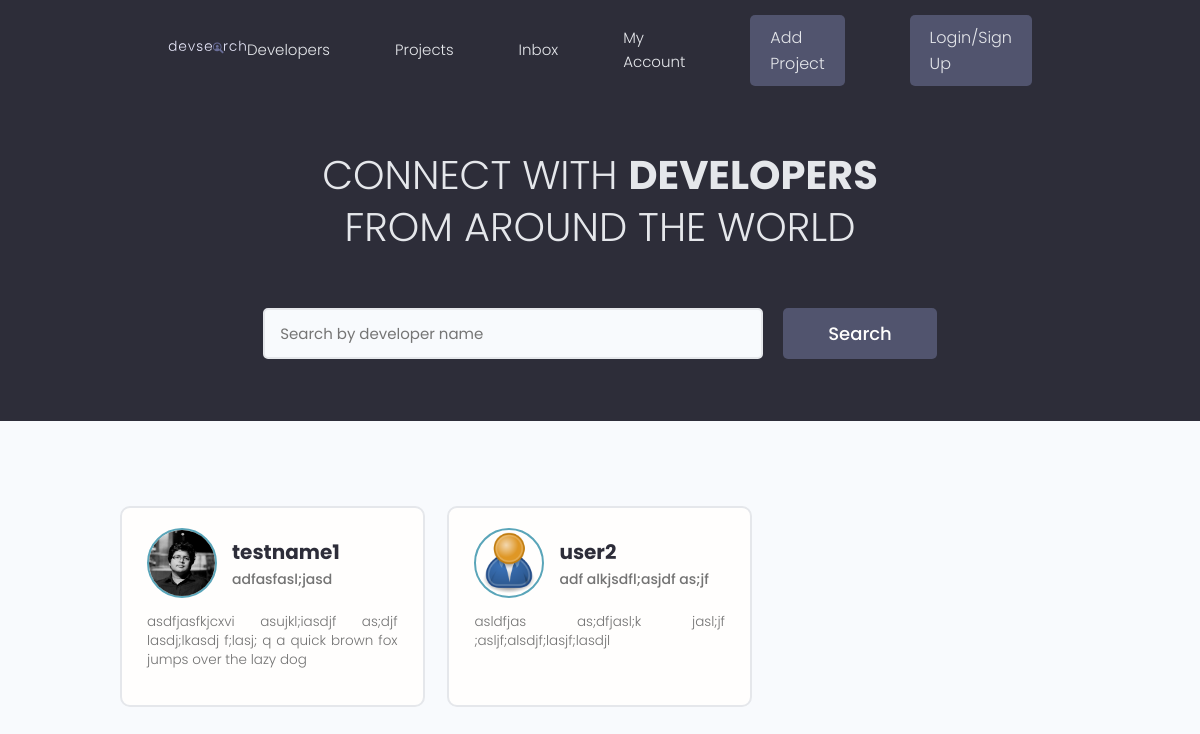
/, run on an earlier commit of the app's database.
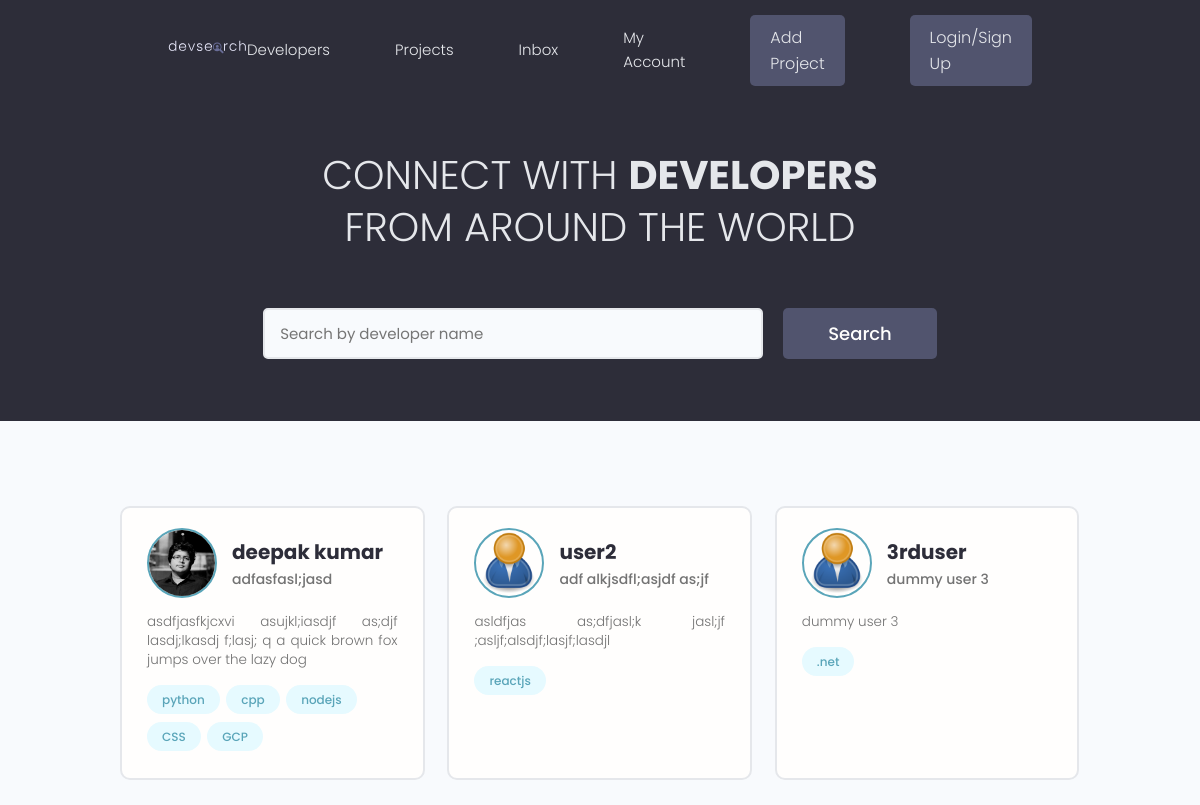
And on a later commit of the database.
### users/models.py (models this page shows, shortened)
class Profile(models.Model):
    user = models.OneToOneField(User, on_delete=models.CASCADE,null=True, blank=True)
    name = models.CharField(max_length=200, blank=True, null=True)
    email = models.EmailField(max_length=500, blank=True, null=True)
    username = models.CharField(max_length=200, blank=True, null=True)
    location = models.CharField(max_length=200, blank=True, null=True)
    short_intro = models.CharField(max_length=200, blank=True, null=True)
    bio = models.TextField(blank=True, null=True)
    profile_image = models.ImageField(null=True, blank=True, upload_to='profiles/', default="profiles/user-default.png")
    social_github = models.CharField(max_length=200, blank=True, null=True)
    social_twitter = models.CharField(max_length=200, blank=True, null=True)
    social_linkedin = models.CharField(max_length=200, blank=True, null=True)
    social_youtube = models.CharField(max_length=200, blank=True, null=True)
    social_website = models.CharField(max_length=200, blank=True, null=True)
    created = models.DateTimeField(auto_now_add=True)
    id = models.UUIDField(default=uuid.uuid4, unique=True, primary_key=True, editable=False)

class Skill(models.Model):
    owner = models.ForeignKey(Profile, on_delete=models.CASCADE, null=True, blank=True)
    name = models.CharField(max_length=200, blank=True, null=True)
    description = models.TextField(null=True, blank=True)
    created = models.DateTimeField(auto_now_add=True)
    id = models.UUIDField(default=uuid.uuid4, unique=True, primary_key=True, editable=False)
    def __str__(self) -> str:
        return str(self.name)

### users/views.py (the view)
# urls.py: path('', views.profiles, name="profiles"),
def profiles(request):
    profiles = Profile.objects.all()
    context = {'profiles':profiles}
    return render(request, 'users/profiles.html', context)

### users/templates/users/profiles.html (shortened to what this page needs)
{% extends 'main.html' %}
{% block content %}
<main class="home">
    <section class="hero-section text-center">
        <div class="container container--narrow">
            <div class="hero-section__box">
                <h2>CONNECT WITH <span>DEVELOPERS</span></h2>
                <h2>FROM AROUND THE WORLD</h2>
            </div>
            <div class="hero-section__search">
                <form class="form" action="#" method="get">
                    <div class="form__field">
                        <input class="input input--text" id="formInput#search" type="text" name="text"
                        placeholder="Search by developer name" />
                    </div>
                    <input class="btn btn--sub btn--lg" type="submit" value="Search" />
                </form>
            </div>
        </div>
    </section>
    <section class="devlist">
        <div class="container">
            <div class="grid grid--three">
                {% for profile in profiles %}
                <div class="column card">
                    <div class="dev">
                        <a href="{% url 'user-profile' profile.id %}" class="card__body">
                            <div class="dev__profile">
                                <img class="avatar avatar--md" src="{{ profile.profile_image.url }}" alt="image" />
                                <div class="dev__meta">
                                    <h3>{{ profile.name }}</h3>
                                    <h5>{{ profile.short_intro|slice:"60" }}</h5>
                                </div>
                            </div>
                            <p class="dev__info">{{ profile.bio|slice:"150" }}</p>
                            <div class="dev__skills">
                                {% for skill in profile.skill_set.all|slice:"5" %}
                                <span class="tag tag--pill tag--main">
                                    <small>{{ skill }}</small>
                                </span>
                                {% endfor %}
                            </div>
                        </a>
                    </div>
                </div>
                {% endfor %}
            </div>
        </div>
    </section>
</main>
{% endblock content %}

What changed in the data, as far as the page shows it:
changed Profile "adfasfasl;jasd": name "testname1" → "deepak kumar"
added Skill: name "python", shown under Profile "adfasfasl;jasd"
added Skill: name "cpp", shown under Profile "adfasfasl;jasd"
added Skill: name "nodejs", shown under Profile "adfasfasl;jasd"
added Skill: name "CSS", shown under Profile "adfasfasl;jasd"
added Skill: name "GCP", shown under Profile "adfasfasl;jasd"
added Skill: name "reactjs", shown under Profile "user2"
added Profile: profile_image (placeholder picture), name "3rduser", short_intro "dummy user 3", bio "dummy user 3"
added Skill: name ".net", shown under "3rduser"
